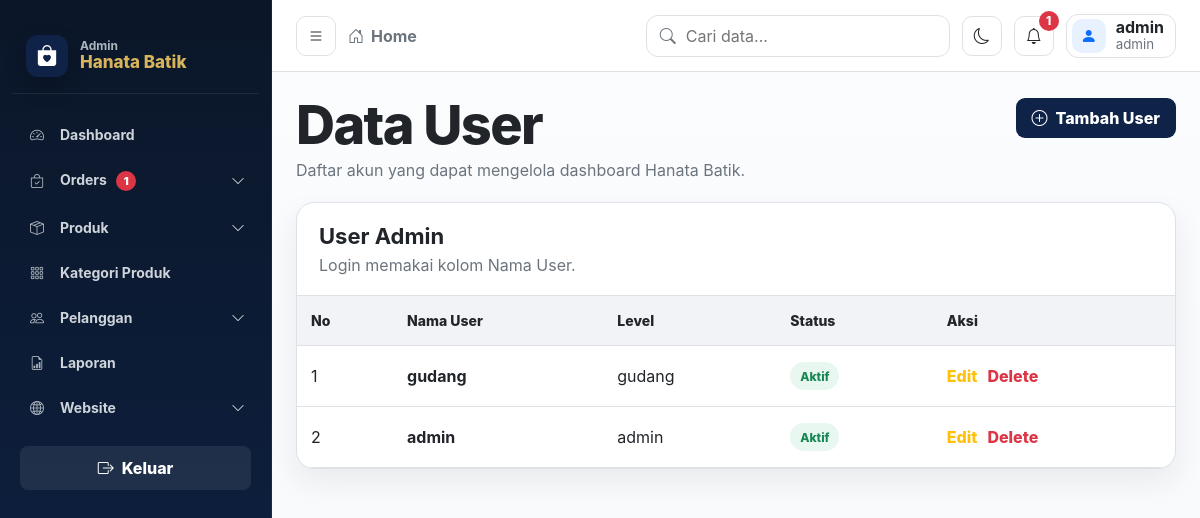
The page /admin/index.php?menu=user (signed in) on the database its author committed.
### tables this page shows
CREATE TABLE `user` (
    `id_user` INT NOT NULL AUTO_INCREMENT,
    `nm_user` VARCHAR(100) NOT NULL,
    `password` VARCHAR(255) NOT NULL,
    `level` VARCHAR(20) NOT NULL,
    `status` TINYINT NOT NULL DEFAULT 1,
    `user_login` TINYINT NOT NULL DEFAULT 1,
    `email` VARCHAR(120) DEFAULT NULL,
    `no_hp` VARCHAR(30) DEFAULT NULL,
    PRIMARY KEY (`id_user`),
    UNIQUE KEY `uk_user_name` (`nm_user`)
);

### admin/data/user.php (the view, shortened to what this page needs)
<?php
$qUser = mysqli_query($conn, "SELECT * FROM user ORDER BY id_user DESC");
?>
<div class="page-head">
    <div><h1>Data User</h1><p>Daftar akun yang dapat mengelola dashboard Hanata Batik.</p></div>
    <a class="btn btn-primary" href="index.php?menu=user&act=tambah"><i class="bi bi-plus-circle"></i> Tambah User</a>
</div>
<div class="table-card">
    <div class="table-header"><div><h2>User Admin</h2><p>Login memakai kolom Nama User.</p></div></div>
    <div class="table-wrap">
        <table class="data-table">
            <thead><tr><th>No</th><th>Nama User</th><th>Level</th><th>Status</th><th>Aksi</th></tr></thead>
            <tbody>
            <?php if ($qUser && mysqli_num_rows($qUser) > 0): $no=1; ?>
                <?php while ($r = mysqli_fetch_assoc($qUser)): ?>
                <tr class="data-row">
                    <td><?php echo $no++; ?></td>
                    <td><b><?php echo e($r['nm_user']); ?></b></td>
                    <td><?php echo e($r['level']); ?></td>
                    <td><span class="badge-status <?php echo ((int)$r['status'] === 1) ? 'active' : 'off'; ?>"><?php echo ((int)$r['status'] === 1) ? 'Aktif' : 'Nonaktif'; ?></span></td>
                    <td><div class="actions"><a class="btn-edit" href="index.php?menu=user&act=ubah&id_user=<?php echo e($r['id_user']); ?>">Edit</a><a class="btn-delete" href="index.php?menu=user&act=hapus&id_user=<?php echo e($r['id_user']); ?>">Delete</a></div></td>
                </tr>
                <?php endwhile; ?>
            <?php else: ?><tr><td colspan="5" class="empty-state">Belum ada user.</td></tr><?php endif; ?>
            </tbody>
        </table>
    </div>
</div>

### admin/css/style.css (style rules this page uses)
:root { --bg: #f8f9fc; --bg-soft: #f1f3f6; --sidebar: #343a40; --sidebar-2: #2f353b; --sidebar-hover: #454d55; --accent: #0d6efd; --accent-soft: #e8f1ff; --card: #ffffff; --line: #dee2e6; --text: #212529; --muted: #6c757d; --danger: #dc3545; --success: #198754; --warning: #ffc107; --shadow: 0 12px 30px rgba(33, 37, 41, .08); --radius-lg: 18px; --radius-md: 12px; --radius-sm: 8px; }
* { box-sizing: border-box; }
html { scroll-behavior: smooth; }
body { margin: 0; min-height: 100vh; font-family: Inter, "Segoe UI", Arial, sans-serif; background: linear-gradient(180deg, #fbfcfe 0%, var(--bg) 100%); color: var(--text); }
a { color: inherit; text-decoration: none; }
.page-head, .dashboard-title { display: flex; align-items: flex-start; justify-content: space-between; gap: 18px; margin-bottom: 22px; }
.page-head h1, .dashboard-title h1 { margin: 0; color: var(--text); font-size: clamp(30px, 4.5vw, 54px); line-height: 1; letter-spacing: -.03em; font-weight: 800; }
.page-head p, .dashboard-title p { margin: 8px 0 0; color: var(--muted); font-size: 16px; }
.btn, .btn-primary, .btn-secondary, .btn-danger, .btn-soft, input[type=submit], button[type=submit] { display: inline-flex; align-items: center; justify-content: center; gap: 8px; min-height: 40px; padding: 9px 15px; border-radius: 9px; border: 1px solid transparent; cursor: pointer; font-weight: 800; transition: .16s ease; white-space: nowrap; }
.btn-primary, input[type=submit], button[type=submit] { background: var(--accent); color: #fff; }
.btn-edit { color: var(--warning); font-weight: 800; }
.btn-delete { color: var(--danger); font-weight: 800; }
.card, .panel, .info-card, .table-card, .form-card { background: var(--card); border: 1px solid var(--line); border-radius: var(--radius-lg); box-shadow: var(--shadow); }
.table-card { overflow: hidden; }
.table-header { display:flex; align-items:center; justify-content:space-between; gap:14px; padding:20px 22px; border-bottom:1px solid var(--line); }
.table-header h2 { margin:0; font-size:22px; }
.table-header p { margin:6px 0 0; color:var(--muted); }
.table-wrap { overflow-x:auto; }
.data-table, .simple-table, .table { width:100%; border-collapse:collapse; min-width:760px; }
.data-table th, .data-table td, .simple-table th, .simple-table td, .table th, .table td { padding:16px 14px; text-align:left; border-bottom:1px solid var(--line); vertical-align:middle; }
.data-table th, .simple-table th, .table th { color:var(--text); font-size:14px; font-weight:800; background:var(--bg-soft); }
.badge-type, .badge-status { display:inline-flex; align-items:center; min-height:28px; padding:5px 10px; border-radius:999px; background:var(--accent-soft); color:var(--accent); font-size:12px; font-weight:800; }
.badge-status.active { background:#e8f7ef; color:var(--success); }
.actions { display:flex; gap:10px; flex-wrap:wrap; }
:root { --hn-navy:#0e2347;--hn-gold:#d7b45a;--hn-black:#111; }
.btn-primary,.btn-process { background:var(--hn-navy)!important }
body { --hn-gold:#d7b45a;--hn-navy:#0e2347 }

### rows shown on the page
user: nm_user "gudang", level "gudang", status "Aktif"
user: nm_user "admin", level "admin", status "Aktif"

### other values the page prints
$pendingOrders "1"
$notifTotal "1"
$namaLogin "admin"
$levelLogin "admin"
